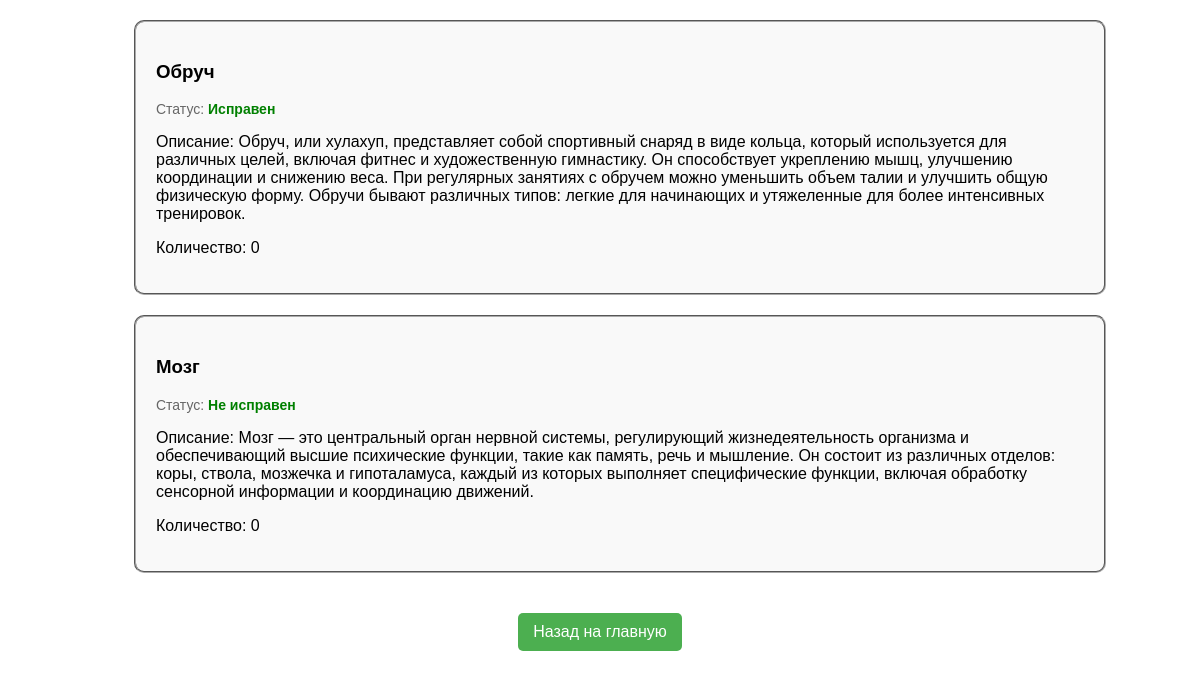
Screenshot of /inventory/owned_inventory/ (signed in) with the database file from the repository.
### invpage/models.py (models this page shows, shortened)
class Ownership(models.Model):
    user = models.ForeignKey(settings.AUTH_USER_MODEL, on_delete=models.CASCADE, related_name='owned_items')
    item = models.ForeignKey(InventoryItem, on_delete=models.CASCADE, related_name='owners')
    quantity = models.PositiveIntegerField(default=1)

class InventoryItem(models.Model):
    name = models.CharField(max_length=255)
    description = models.TextField()
    status = models.CharField(max_length=50, default='Исправен')
    item_id = models.AutoField(primary_key=True)
    quantity = models.PositiveIntegerField(default=1)

### invpage/views.py (the view)
# urls.py: path('owned_inventory/', owned_inv, name='owned_inv')
@login_required
def owned_inv(request):
    user = request.user
    owned_items = Ownership.objects.filter(user=user).select_related('item')
    return render(request, 'inventory_owned.html', {'owned_items': owned_items})

### invpage/templates/inventory_owned.html (shortened to what this page needs)
{% load static %}
<!DOCTYPE html>
<html lang="en">
<head>
    <link rel="stylesheet" href="{% static 'invpage/css/own_inv.css' %}">
</head>
<body>
<ul class="inventory-list good" id="inventory-list-good">
    {% for el in owned_items %}
        <li>
            <div class="inventory-card">
                <h3>{{ el.item.name }}</h3>
                <div class="status">Статус: <span class="status-indicator good">{{ el.item.status }}</span></div>
                <p>Описание: {{ el.item.description }}</p>
                <p>Количество: {{ el.quantity }}</p>
            </div>
        </li>
    {% empty %}
        <li>Нет доступного инвентаря.</li>
    {% endfor %}
</ul>
<div class="button-container">
    <a href="{% url 'index' %}">Назад на главную</a>
</div>
</body>
</html>

### invpage/static/invpage/css/own_inv.css (style rules this page uses)
body { font-family: Arial, sans-serif; margin: 0; padding: 0; }
.status { font-size: 14px; color: #666; }
.status-indicator { font-weight: bold; }
.status-indicator.good { color: green; }
.inventory-list.good { max-height: none; overflow: visible; }
.inventory-list li { border: 2px groove #aaa; border-radius: 10px; background-color: #f9f9f9; padding: 20px; width: 80%; margin: 20px auto; display: flex; flex-direction: column; justify-content: center; align-items: center; }
a { display: inline-block; margin-top: 20px; padding: 10px 15px; background-color: #4CAF50; color: white; text-decoration: none; border-radius: 5px; text-align: center; }
.button-container { text-align: center; }

### rows the page displays
Ownership: item.name "Обруч", item.status "Исправен", item.description "Обруч, или хулахуп, представляет собой спортивный снаряд в виде кольца, который используется для различных целей, включая фитнес и художественную гимнастику. Он способствует укреплению мышц, улучшению координации и снижению веса. При регулярных занятиях с обручем можно уменьшить объем талии и улучшить общую физическую форму. Обручи бывают различных типов: легкие для начинающих и утяжеленные для более интенсивных тренировок.", quantity "0"
Ownership: item.name "Мозг", item.status "Не исправен", item.description "Мозг — это центральный орган нервной системы, регулирующий жизнедеятельность организма и обеспечивающий высшие психические функции, такие как память, речь и мышление. Он состоит из различных отделов: коры, ствола, мозжечка и гипоталамуса, каждый из которых выполняет специфические функции, включая обработку сенсорной информации и координацию движений.", quantity "0"
